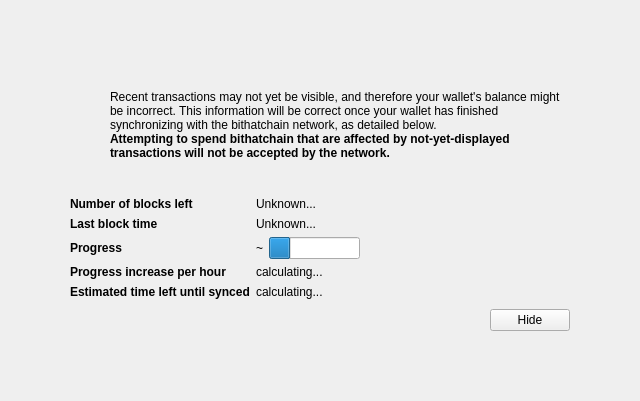
<?xml version="1.0" encoding="UTF-8"?>
<ui version="4.0">
 <class>ModalOverlay</class>
 <widget class="ModalOverlay" name="ModalOverlay">
  <property name="geometry">
   <rect>
    <x>0</x>
    <y>0</y>
    <width>640</width>
    <height>401</height>
   </rect>
  </property>
  <property name="windowTitle">
   <string>Form</string>
  </property>
  <layout class="QVBoxLayout" name="verticalLayout" stretch="0">
   <property name="sizeConstraint">
    <enum>QLayout::SetDefaultConstraint</enum>
   </property>
   <property name="leftMargin">
    <number>0</number>
   </property>
   <property name="topMargin">
    <number>0</number>
   </property>
   <property name="rightMargin">
    <number>0</number>
   </property>
   <property name="bottomMargin">
    <number>0</number>
   </property>
   <item>
    <widget class="QWidget" name="bgWidget" native="true">
     <property name="styleSheet">
      <string notr="true"/>
     </property>
     <layout class="QVBoxLayout" name="verticalLayoutMain" stretch="0">
      <property name="leftMargin">
       <number>60</number>
      </property>
      <property name="topMargin">
       <number>60</number>
      </property>
      <property name="rightMargin">
       <number>60</number>
      </property>
      <property name="bottomMargin">
       <number>60</number>
      </property>
      <item>
       <widget class="QWidget" name="contentWidget" native="true">
        <property name="styleSheet">
         <string notr="true"/>
        </property>
        <layout class="QVBoxLayout" name="verticalLayoutSub" stretch="1,0,0,0,0">
         <property name="spacing">
          <number>0</number>
         </property>
         <property name="leftMargin">
          <number>10</number>
         </property>
         <property name="topMargin">
          <number>10</number>
         </property>
         <property name="rightMargin">
          <number>10</number>
         </property>
         <property name="bottomMargin">
          <number>10</number>
         </property>
         <item>
          <layout class="QHBoxLayout" name="horizontalLayoutIconText" stretch="0,1">
           <property name="topMargin">
            <number>20</number>
           </property>
           <item>
            <layout class="QVBoxLayout" name="verticalLayoutIcon">
             <property name="leftMargin">
              <number>0</number>
             </property>
             <item>
              <widget class="QPushButton" name="warningIcon">
               <property name="enabled">
                <bool>false</bool>
               </property>
               <property name="text">
                <string/>
               </property>
               <property name="icon">
                <iconset>
                 <normaloff>:/icons/warning</normaloff>
                 <disabledoff>:/icons/warning</disabledoff>:/icons/warning</iconset>
               </property>
               <property name="iconSize">
                <size>
                 <width>48</width>
                 <height>48</height>
                </size>
               </property>
               <property name="flat">
                <bool>true</bool>
               </property>
              </widget>
             </item>
             <item>
              <spacer name="verticalSpacerWarningIcon">
               <property name="orientation">
                <enum>Qt::Vertical</enum>
               </property>
               <property name="sizeHint" stdset="0">
                <size>
                 <width>20</width>
                 <height>40</height>
                </size>
               </property>
              </spacer>
             </item>
            </layout>
           </item>
           <item>
            <layout class="QVBoxLayout" name="verticalLayoutInfoText">
             <property name="leftMargin">
              <number>0</number>
             </property>
             <property name="topMargin">
              <number>0</number>
             </property>
             <item>
              <widget class="QLabel" name="infoText">
               <property name="text">
                <string>Recent transactions may not yet be visible, and therefore your wallet's balance might be incorrect. This information will be correct once your wallet has finished synchronizing with the bithatchain network, as detailed below.</string>
               </property>
               <property name="textFormat">
                <enum>Qt::RichText</enum>
               </property>
               <property name="wordWrap">
                <bool>true</bool>
               </property>
              </widget>
             </item>
             <item>
              <widget class="QLabel" name="infoTextStrong">
               <property name="font">
                <font>
                 <weight>75</weight>
                 <bold>true</bold>
                </font>
               </property>
               <property name="text">
                <string>Attempting to spend bithatchain that are affected by not-yet-displayed transactions will not be accepted by the network.</string>
               </property>
               <property name="textFormat">
                <enum>Qt::RichText</enum>
               </property>
               <property name="wordWrap">
                <bool>true</bool>
               </property>
              </widget>
             </item>
             <item>
              <spacer name="verticalSpacerInTextSpace">
               <property name="orientation">
                <enum>Qt::Vertical</enum>
               </property>
               <property name="sizeHint" stdset="0">
                <size>
                 <width>20</width>
                 <height>40</height>
                </size>
               </property>
              </spacer>
             </item>
            </layout>
           </item>
          </layout>
         </item>
         <item>
          <spacer name="verticalSpacerAfterText">
           <property name="orientation">
            <enum>Qt::Vertical</enum>
           </property>
           <property name="sizeHint" stdset="0">
            <size>
             <width>20</width>
             <height>40</height>
            </size>
           </property>
          </spacer>
         </item>
         <item>
          <layout class="QFormLayout" name="formLayout">
           <property name="fieldGrowthPolicy">
            <enum>QFormLayout::FieldsStayAtSizeHint</enum>
           </property>
           <property name="horizontalSpacing">
            <number>6</number>
           </property>
           <property name="verticalSpacing">
            <number>6</number>
           </property>
           <property name="topMargin">
            <number>10</number>
           </property>
           <item row="0" column="0">
            <widget class="QLabel" name="labelNumberOfBlocksLeft">
             <property name="font">
              <font>
               <weight>75</weight>
               <bold>true</bold>
              </font>
             </property>
             <property name="text">
              <string>Number of blocks left</string>
             </property>
            </widget>
           </item>
           <item row="0" column="1">
            <widget class="QLabel" name="numberOfBlocksLeft">
             <property name="text">
              <string>Unknown...</string>
             </property>
            </widget>
           </item>
           <item row="1" column="0">
            <widget class="QLabel" name="labelLastBlockTime">
             <property name="font">
              <font>
               <weight>75</weight>
               <bold>true</bold>
              </font>
             </property>
             <property name="text">
              <string>Last block time</string>
             </property>
            </widget>
           </item>
           <item row="1" column="1">
            <widget class="QLabel" name="newestBlockDate">
             <property name="sizePolicy">
              <sizepolicy hsizetype="Maximum" vsizetype="Preferred">
               <horstretch>0</horstretch>
               <verstretch>0</verstretch>
              </sizepolicy>
             </property>
             <property name="text">
              <string>Unknown...</string>
             </property>
            </widget>
           </item>
           <item row="2" column="0">
            <widget class="QLabel" name="labelSyncDone">
             <property name="font">
              <font>
               <weight>75</weight>
               <bold>true</bold>
              </font>
             </property>
             <property name="text">
              <string>Progress</string>
             </property>
            </widget>
           </item>
           <item row="2" column="1">
            <layout class="QHBoxLayout" name="horizontalLayoutSync" stretch="0,1">
             <item>
              <widget class="QLabel" name="percentageProgress">
               <property name="text">
                <string notr="true">~</string>
               </property>
              </widget>
             </item>
             <item>
              <widget class="QProgressBar" name="progressBar">
               <property name="value">
                <number>24</number>
               </property>
               <property name="format">
                <string/>
               </property>
              </widget>
             </item>
            </layout>
           </item>
           <item row="4" column="0">
            <widget class="QLabel" name="labelProgressIncrease">
             <property name="font">
              <font>
               <weight>75</weight>
               <bold>true</bold>
              </font>
             </property>
             <property name="text">
              <string>Progress increase per hour</string>
             </property>
            </widget>
           </item>
           <item row="4" column="1">
            <widget class="QLabel" name="progressIncreasePerH">
             <property name="text">
              <string>calculating...</string>
             </property>
            </widget>
           </item>
           <item row="5" column="0">
            <widget class="QLabel" name="labelEstimatedTimeLeft">
             <property name="font">
              <font>
               <weight>75</weight>
               <bold>true</bold>
              </font>
             </property>
             <property name="text">
              <string>Estimated time left until synced</string>
             </property>
            </widget>
           </item>
           <item row="5" column="1">
            <widget class="QLabel" name="expectedTimeLeft">
             <property name="text">
              <string>calculating...</string>
             </property>
            </widget>
           </item>
          </layout>
         </item>
         <item>
          <layout class="QHBoxLayout" name="horizontalLayoutButtons">
           <property name="leftMargin">
            <number>10</number>
           </property>
           <property name="topMargin">
            <number>10</number>
           </property>
           <item>
            <spacer name="horizontalSpacer">
             <property name="orientation">
              <enum>Qt::Horizontal</enum>
             </property>
             <property name="sizeHint" stdset="0">
              <size>
               <width>40</width>
               <height>20</height>
              </size>
             </property>
            </spacer>
           </item>
           <item>
            <widget class="QPushButton" name="closeButton">
             <property name="text">
              <string>Hide</string>
             </property>
            </widget>
           </item>
          </layout>
         </item>
         <item>
          <layout class="QVBoxLayout" name="verticalLayout_2">
           <item>
            <spacer name="verticalSpacer">
             <property name="orientation">
              <enum>Qt::Vertical</enum>
             </property>
             <property name="sizeHint" stdset="0">
              <size>
               <width>20</width>
               <height>40</height>
              </size>
             </property>
            </spacer>
           </item>
          </layout>
         </item>
        </layout>
       </widget>
      </item>
     </layout>
    </widget>
   </item>
  </layout>
 </widget>
 <customwidgets>
  <customwidget>
   <class>ModalOverlay</class>
   <extends>QWidget</extends>
   <header>modaloverlay.h</header>
   <container>1</container>
  </customwidget>
 </customwidgets>
 <resources/>
 <connections/>
</ui>
